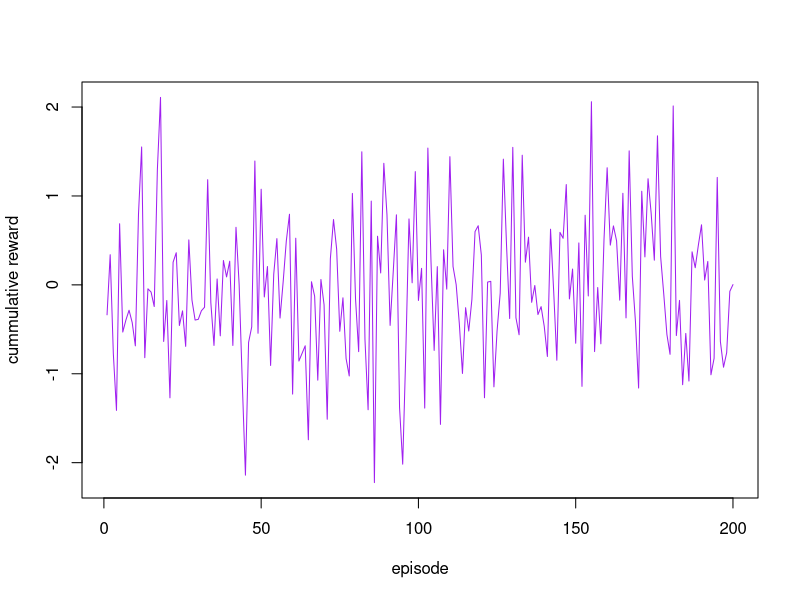

Generate this figure with R:
#!/usr/bin/env Rscript

# Author: Matthew Schlegel
# Purpose: Just a simple plotting util to read in data from RL_EXP_OUT.dat

dat = read.table("RL_EXP_OUT.dat")

plot(x = 1 : length(dat[, 1]), y = dat[,1], type = "l", ylab = "cummulative reward", xlab = "episode", col = "purple")
